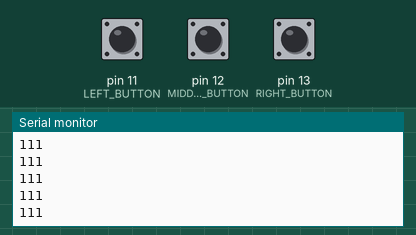
The sketch below on a simulated Arduino Uno, built with avr-gcc and run on an emulated ATmega328P. Shown: the last lines printed to the serial monitor. The inputs (shaded band) are chosen by the test bench; at power-on: pin 11 (LEFT_BUTTON) HIGH, pin 12 (MIDDLE_BUTTON) HIGH, pin 13 (RIGHT_BUTTON) HIGH.

Above: at 1.2 s.
1.3 s: pin 11 (LEFT_BUTTON) pulled LOW for 0.15 s
At 1.37 s:
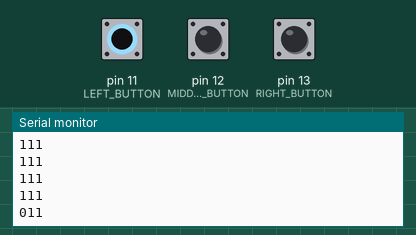
2.9 s: pin 12 (MIDDLE_BUTTON) pulled LOW for 0.15 s
At 2.98 s:
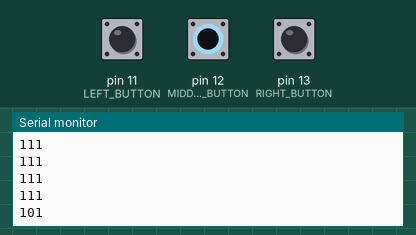
4.5 s: pin 13 (RIGHT_BUTTON) pulled LOW for 0.15 s
At 4.59 s:
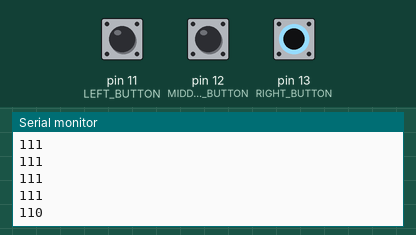
Timing chart, 0 to 7.5 s (numbered marks = the images above; inputs shaded):
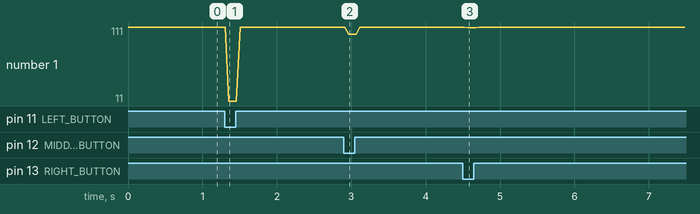

The sketch:

bump_sensor_test.ino
```cpp
#include <Bounce2.h>

#define RIGHT_BUTTON 13
#define MIDDLE_BUTTON 12
#define LEFT_BUTTON 11

Bounce right = Bounce();
Bounce middle = Bounce();
Bounce left = Bounce();

void setup() {

  Serial.begin(9600);

  // put your setup code here, to run once:
  pinMode(RIGHT_BUTTON, INPUT);
  digitalWrite(RIGHT_BUTTON, HIGH);
  pinMode(MIDDLE_BUTTON, INPUT);
  digitalWrite(MIDDLE_BUTTON, HIGH);
  pinMode(LEFT_BUTTON, INPUT);
  digitalWrite(LEFT_BUTTON, HIGH);

  right.attach(RIGHT_BUTTON);
  right.interval(5);

  middle.attach(MIDDLE_BUTTON);
  middle.interval(5);

  left.attach(LEFT_BUTTON);
  left.interval(5);

}

void loop() {
  right.update();
  middle.update();
  left.update();

  int right_value = right.read();
  int middle_value = middle.read();
  int left_value = left.read();
  Serial.print(left_value);
  Serial.print(middle_value);
  Serial.print(right_value);
  Serial.print("\n");
  delay(50);

}
```

Measured:
- after the input at 1.3 s, the serial monitor: prints a new line after 0.06 s (image 1)
- after the input at 2.9 s, the serial monitor: prints a new line after 0.06 s (image 2)
- after the input at 4.5 s, the serial monitor: prints a new line after 0.07 s (image 3)
